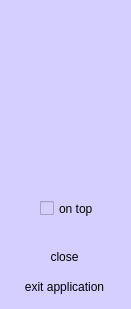
<?xml version="1.0" encoding="UTF-8"?>
<ui version="4.0">
 <class>clocksetting</class>
 <widget class="QWidget" name="clocksetting">
  <property name="geometry">
   <rect>
    <x>0</x>
    <y>0</y>
    <width>131</width>
    <height>309</height>
   </rect>
  </property>
  <property name="sizePolicy">
   <sizepolicy hsizetype="Fixed" vsizetype="Fixed">
    <horstretch>0</horstretch>
    <verstretch>0</verstretch>
   </sizepolicy>
  </property>
  <property name="windowTitle">
   <string>Form</string>
  </property>
  <property name="autoFillBackground">
   <bool>false</bool>
  </property>
  <property name="styleSheet">
   <string notr="true">QWidget
 {
    /*  background-color:transparent;*/
	
	background-color: rgb(213, 207, 255);

 }
</string>
  </property>
  <widget class="QCheckBox" name="checkBox">
   <property name="enabled">
    <bool>true</bool>
   </property>
   <property name="geometry">
    <rect>
     <x>40</x>
     <y>200</y>
     <width>54</width>
     <height>17</height>
    </rect>
   </property>
   <property name="sizePolicy">
    <sizepolicy hsizetype="Fixed" vsizetype="Fixed">
     <horstretch>0</horstretch>
     <verstretch>0</verstretch>
    </sizepolicy>
   </property>
   <property name="layoutDirection">
    <enum>Qt::LeftToRight</enum>
   </property>
   <property name="autoFillBackground">
    <bool>false</bool>
   </property>
   <property name="text">
    <string>on top</string>
   </property>
  </widget>
  <widget class="QFrame" name="frame">
   <property name="geometry">
    <rect>
     <x>1</x>
     <y>0</y>
     <width>129</width>
     <height>171</height>
    </rect>
   </property>
   <property name="autoFillBackground">
    <bool>false</bool>
   </property>
   <property name="styleSheet">
    <string notr="true">QFrame
{
	/* background-color:transparent; 
	background-image: url(:/images/pic/clock.png);
	background-repeat: no-repeat;
	background-position: center;*/

             border-image: url(:/images/pic/clock3.png);
			  border-top: 10px transparent;
   			 border-bottom: 10px transparent;
             border-right: 5px transparent;
             border-left: 5px transparent;

	  

}

QFrame:hover	
{
			border-image: url(:/images/pic/clock3.png);
 			border-top: 0px transparent;
   			 border-bottom: 0px transparent;
             border-right: 0px transparent;
             border-left: 0px transparent;
}
</string>
   </property>
   <property name="frameShape">
    <enum>QFrame::StyledPanel</enum>
   </property>
   <property name="frameShadow">
    <enum>QFrame::Raised</enum>
   </property>
  </widget>
  <widget class="QPushButton" name="pushButton">
   <property name="geometry">
    <rect>
     <x>0</x>
     <y>240</y>
     <width>129</width>
     <height>33</height>
    </rect>
   </property>
   <property name="cursor">
    <cursorShape>ArrowCursor</cursorShape>
   </property>
   <property name="styleSheet">
    <string notr="true">QPushButton {
             color: black;
             border-image: url(:/images/pic/button.png);
             border-top: 10px transparent;
             border-bottom: 10px transparent;
             border-right: 10px transparent;
             border-left: 10px transparent;
         }
QPushButton:hover
{
  			color: yellow;
            
}
QPushButton:hover:pressed
{
  			color: green;
            
}</string>
   </property>
   <property name="text">
    <string>close</string>
   </property>
  </widget>
  <widget class="QPushButton" name="pushButton_2">
   <property name="geometry">
    <rect>
     <x>0</x>
     <y>270</y>
     <width>129</width>
     <height>33</height>
    </rect>
   </property>
   <property name="styleSheet">
    <string notr="true">QPushButton {
             color:black;
             border-image: url(:/images/pic/button.png) 10 10 10 10;
             border-top: 10px transparent;
             border-bottom: 10px transparent;
             border-right: 10px transparent;
             border-left: 10px transparent;

         }
QPushButton:hover
{
  			color: yellow;
            
}
QPushButton:hover:pressed
{
  			color: green;
            
}</string>
   </property>
   <property name="text">
    <string>exit application</string>
   </property>
  </widget>
 </widget>
 <resources/>
 <connections>
  <connection>
   <sender>pushButton</sender>
   <signal>clicked()</signal>
   <receiver>clocksetting</receiver>
   <slot>close()</slot>
   <hints>
    <hint type="sourcelabel">
     <x>176</x>
     <y>159</y>
    </hint>
    <hint type="destinationlabel">
     <x>221</x>
     <y>8</y>
    </hint>
   </hints>
  </connection>
 </connections>
 <slots>
  <slot>ontop()</slot>
 </slots>
</ui>
